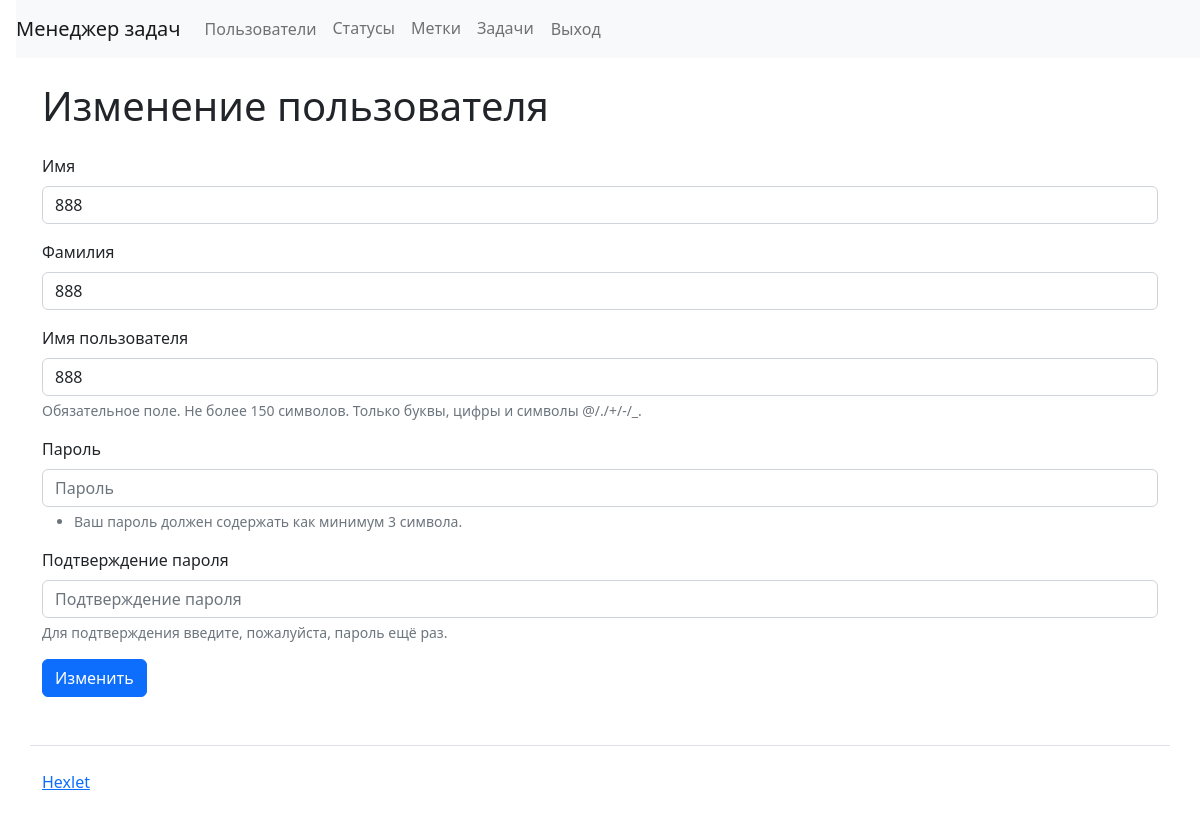
/users/18/update/ (signed in), run on the app's committed database.
### task_manager/users/models.py (models this page shows, shortened)
class CustomUser(AbstractUser, PermissionsMixin):
    objects = CustomUserManager()
    USERNAME_FIELD = 'username'
    REQUIRED_FIELDS = ['first_name', 'last_name', 'password']

### task_manager/users/views.py (the view)
class UserUpdateView(SuccessMessageMixin,
                     AuthRequiredMixin,
                     UserPermissionMixin,
                     UserPassesTestMixin,
                     UpdateView
                     ):
    model = CustomUser
    form_class = UserForm
    template_name = 'users/update.html'
    success_url = reverse_lazy('users:users')
    success_message = _("User successfully changed.")

### task_manager/tools.py (called while the page is built)
    def dispatch(self, request, *args, **kwargs):
        if not request.user.is_authenticated:
            messages.error(
                request, _("You are not logged in! Please sign in."),
                extra_tags='danger')
            return redirect('login')
        return super().dispatch(request, *args, **kwargs)

    def test_func(self):
        if self.request.user.pk != self.get_object().pk:
            return False
        return True

### task_manager/templates/users/update.html
{% extends "users/form_template.html" %}
{% load i18n %}
    {% block h1 %}
      <h1 class="my-4">
{% trans "Edit user" %}
      </h1>
    {% endblock %}
{% block submit_button %}
    <button type="submit" class="btn btn-primary">{% trans "Edit" %}</button>
{% endblock %}

### task_manager/templates/users/form_template.html (shortened to what this page needs)
{% extends "main.html" %}
{% load i18n %}
{% block content %}
<div class="container wrapper flex-grow-1">
    {% block h1 %}
    {% endblock %}
<form action="{{ action_url }}" method="post" autocomplete="off">
    {% for field in form %}
     {% if field.name == 'usable_password' %}{% else %}
        <div class="mb-3">
            <label class="form-label" for="{{ field.auto_id }}">{{ field.label }}</label>
            <input
                id="{{ field.auto_id }}"
                name="{{ field.name }}"
                class="flex-fill form-control {% if field.errors %}is-invalid{% endif %}{% if form.errors and not field.errors %}is-valid{% endif %}"
                placeholder="{{ field.field.widget.attrs.placeholder|default_if_none:'' }}"
                {% if field.value and field.value != "" %}
                    value="{{ field.value }}"
                {% endif %}
                {% if field.name == 'password1' or field.name == 'password2' %}
                    input type="password"
                {% else %}
                    input type="text"
                {% endif %}
                required
            />
            {% if field.name == 'password1' %}
                <ul class="form-text text-muted mb-2">
                    <li>{{ field.help_text }}</li>
                </ul>
            {% else %}
            <div class="form-text">{{ field.help_text }}</div>
            {% endif %}
        </div>
    {% endif %}
    {% endfor %}
    {% block submit_button %}
    {% endblock %}
</form>
</div>
{% endblock %}

### data on the page
CustomUser: first_name "888" "888" "888"

### other printed values
{{ field.label }} "Имя" "Фамилия" "Имя пользователя" "Пароль" "Подтверждение пароля"
{{ field.help_text }} "Обязательное поле. Не более 150 символов. Только буквы, цифры и символы @/./+/-/_." "Для подтверждения введите, пожалуйста, пароль ещё раз."
{{ field.help_text }} "Ваш пароль должен содержать как минимум 3 символа."
